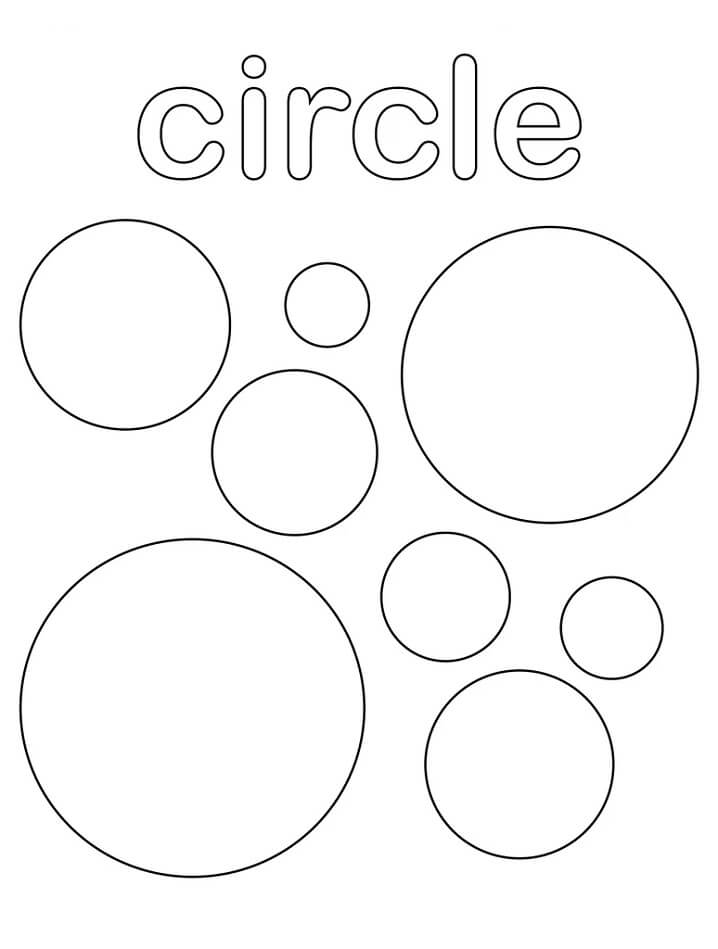
#> input picture thuctapai/2.OpenCV/2.2. Image Processing in OpenCV/cirle1.jpg, 718 x 949 px
$ jupyter execute '2.2.11. Circle Transform.ipynb'
#> lines starting #> are read from the running program, lines starting #| are printed output that depends on the picture
<h3>Theory<h3>

Một vòng tròn được biểu diễn về mặt toán học là $(x - xcenter)^2+ (y - ycenter)^2 = r2$ trong đó (xcenter, ycenter) là tâm của vòng tròn và r là bán kính của vòng tròn. Từ phương trình, chúng ta có thể thấy chúng ta có 3 tham số, vì vậy chúng ta cần một bộ tích lũy 3D cho biến đổi Hough, điều này sẽ không hiệu quả cao. Vì vậy, OpenCV sử dụng phương pháp khó khăn hơn, phương pháp gradient sử dụng thông tin độ dốc của các cạnh. Hàm chúng tôi sử dụng ở đây là cv.houghcircles ().

[cell 1]
import numpy as np
import cv2 as cv
img = cv.imread('cirle1.jpg',0)
#> img is the input picture: shape (949, 718); min 0, max 255, mean 248.7
img = cv.medianBlur(img,5)
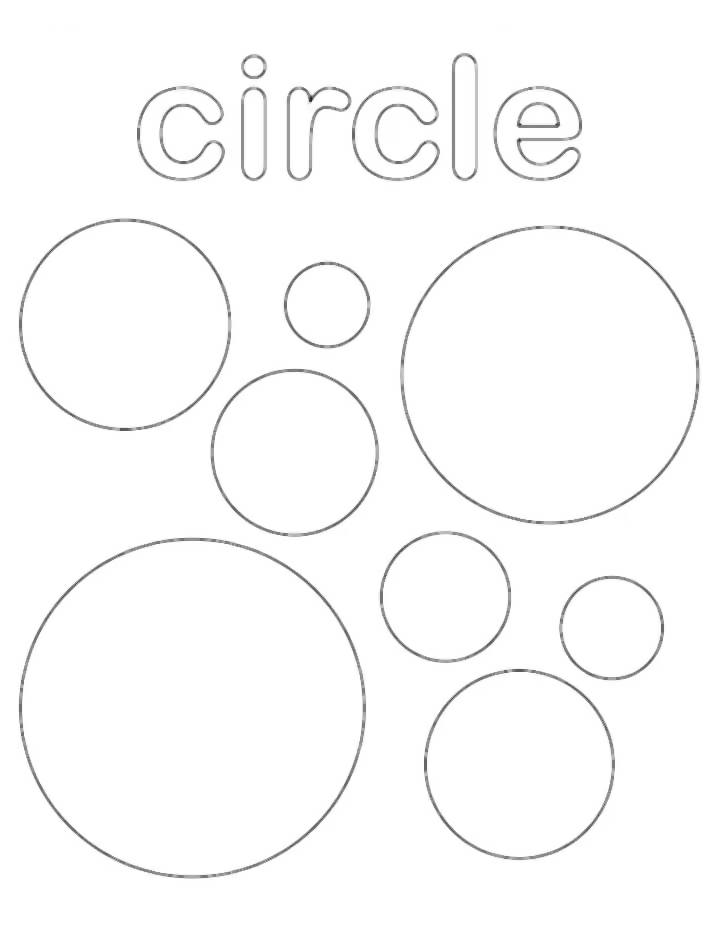
#> img: shape (949, 718); min 37, max 255, mean 251.1
cimg = cv.cvtColor(img,cv.COLOR_GRAY2BGR)
circles = cv.HoughCircles(img,cv.HOUGH_GRADIENT,1,20,
                            param1=50,param2=60,minRadius=30,maxRadius=180)
#> circles = [[192.5, 707.5, 171], [547.5, 374.5, 147.4], [126.5, 324.5, 104.8], [518.5, 763.5, 95.1], [293.5, 453.5, 82.3], [443.5, 596.5, 64.1], [397.5, 131.5, 46.3], [327.5, 304.5, 43.1], [538.5, 131.5, 46.3], [611.5, 626.5, 51.3], [181.5, 133.5, 44.6]]
circles = np.uint16(np.around(circles))
#> circles = [[192, 708, 171], [548, 374, 147], [126, 324, 105], [518, 764, 95], [294, 454, 82], [444, 596, 64], [398, 132, 46], [328, 304, 43], [538, 132, 46], [612, 626, 51], [182, 134, 45]]
for i in circles[0,:]:
    # draw the outer circle
    cv.circle(cimg,(i[0],i[1]),i[2],(0,255,0),2)
    # draw the center of the circle
    cv.circle(cimg,(i[0],i[1]),2,(0,0,255),3)
#> this loop made 11 passes
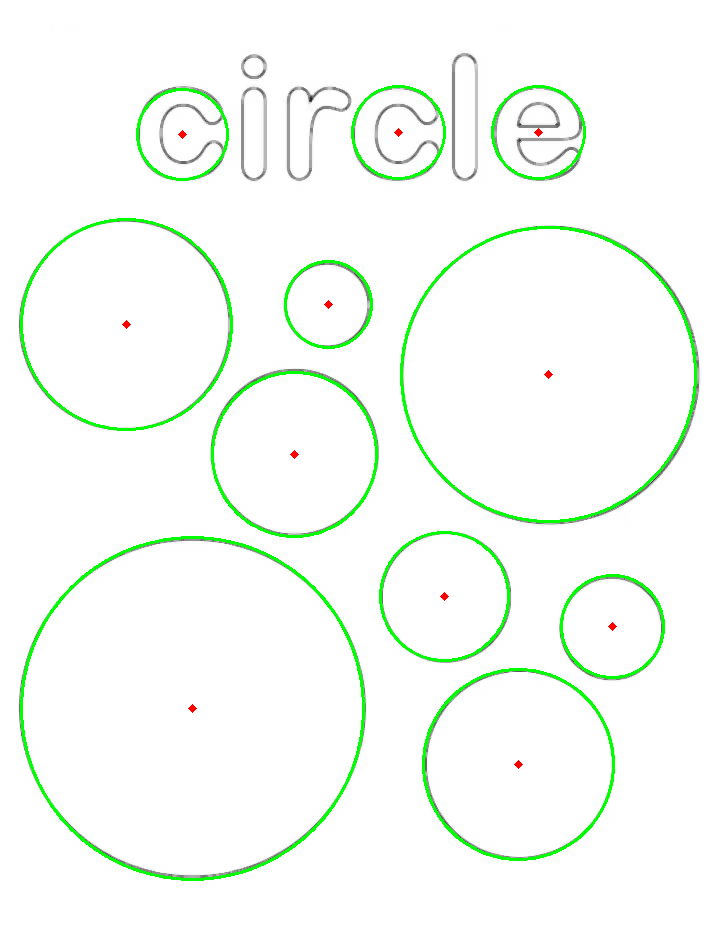
#> cimg: shape (949, 718, 3); mean B, G, R 246.5, 252.8, 246.7
cv.imshow('detected circles',cimg)
cv.waitKey(0)
cv.destroyAllWindows()

$ run again, with thuctapai/2.OpenCV/2.2. Image Processing in OpenCV/Line.JPG copied over thuctapai/2.OpenCV/2.2. Image Processing in OpenCV/cirle1.jpg
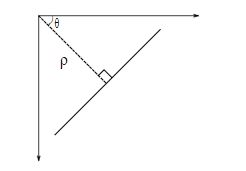
#> input picture thuctapai/2.OpenCV/2.2. Image Processing in OpenCV/Line.JPG, 246 x 171 px
#> `img = cv.medianBlur(img,5)`:
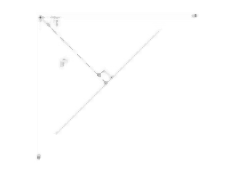
#> img: shape (171, 246); min 111, max 255, mean 254.4
#> circles = None
